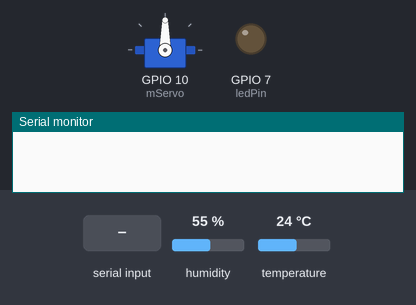
The sketch below on a simulated ESP32-S3. On the bench: servo, output pins drawn as LEDs (lit = HIGH), the last lines printed to the serial monitor. The inputs (shaded band) are chosen by the test bench; at power-on: humidity 55 %, temperature 24 °C.

Above: at 0.0 s.
At 1.2 s:
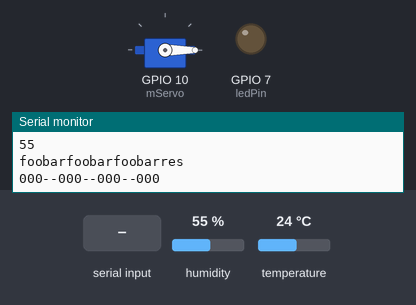
1.3 s: "404" received over the second serial link
3.6 s: "/" received over the second serial link
5.6 s: "H90\n" received over the second serial link
Timing chart, 0 to 8.6 s (numbered marks = the images above; inputs shaded):
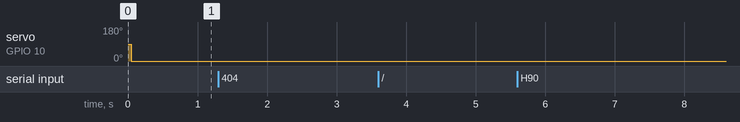

The sketch:

main.ino
```cpp
#include <dht.h>
#include <Servo.h>

#define ESP Serial1

Servo mServo;


int ledPin = 7;

//Gelen response için
//1. Index led 2. index servor için
//0 ve 3 index ilere kullanılacak
String resArr[4] = {"000","000","000","000"};


dht DHT;
//String'in alloc için dummy daha ile doldurdum
String readString = "foobarfoobarfoobar";
boolean TO = false;

void setup() {

  Serial.begin(115200);
  ESP.begin(115200);
  pinMode(7,OUTPUT);
  mServo.attach(10);

}

void loop() {


  //Sensör Verilerini Oku
  int chk = DHT.read11(11);
  DHT.read11(11);

  int sicaklik = DHT.temperature;
  int nem = DHT.humidity;

  Serial.println(sicaklik);
  Serial.println(nem);

  //URL'yi Oluştur
  char url [75];
  sprintf (url, "degerler/%d/%d", sicaklik,nem);


  //İsteği Yolla
  ESP.println(url);


  TO = false;
  unsigned long send = millis();

  //Cevap Bekle
  while(!TO){
     while (ESP.available() > 0 ) {
       delay(10);
       char c =   (char) ESP.read();
       readString += c;

    }
    readString.trim();
    if (readString.length() > 0) {
      Serial.println(readString + "res");

        //Hata varsa http status coduna göre mesajı printle
      if(readString.charAt(0) == 'H'){

        readString.remove(0,6);
        statusCodeKontrol(readString);
      }

      int lastdelim = 0;
      int j = 0;

      //Gelen veriyi /'lara göre böl ve resArr'a yolla
      for (int i = 0 ;i < readString.length() ; i++){
         if(readString.charAt(i) == '/'){

             resArr[j] = readString.substring(lastdelim,i);

             lastdelim = i+1;
             j++;
         }
      }

       Serial.println(resArr[0] + "--" + resArr[1] + "--" + resArr[2]+ "--" + resArr[3]);


       //LED Kontrol
       //Gelen verinin 1. indexindeki degere göre on/oof
       if(resArr[1].charAt(0) == '1'){
        digitalWrite(ledPin,1);
       }else if (resArr[1].charAt(0) == '0'){
        digitalWrite(ledPin,0);
       }


      //Servo Kontrol
      //Gelen verinin 2. indexindeki degere göre on/oof
      mServo.write( resArr[2].toInt());


      //Cevap alındığından loop'tan çık
      TO = true;
      readString ="";

    }

    //6000ms Cevap Gelmezse Timeout Olup Loop'tan çık
    unsigned long current = millis();
    if((current - send) > 6000 ){
      TO = true;
    }


  }// while !to

   delay(2000);
}//loop


void statusCodeKontrol(String statusCode){
    if(statusCode.equals("404")){
           Serial.println(" Sayfa Bulunamadı ");
         }else if(statusCode.equals("-1")){
           Serial.println(" bağlantı hatası ");
         }else if(statusCode.equals("400")){
           Serial.println(" Göndirilen veride hata ");
         }else if(statusCode.equals("500")){
           Serial.println(" Sunucu Hatası ");
     }
}
```
